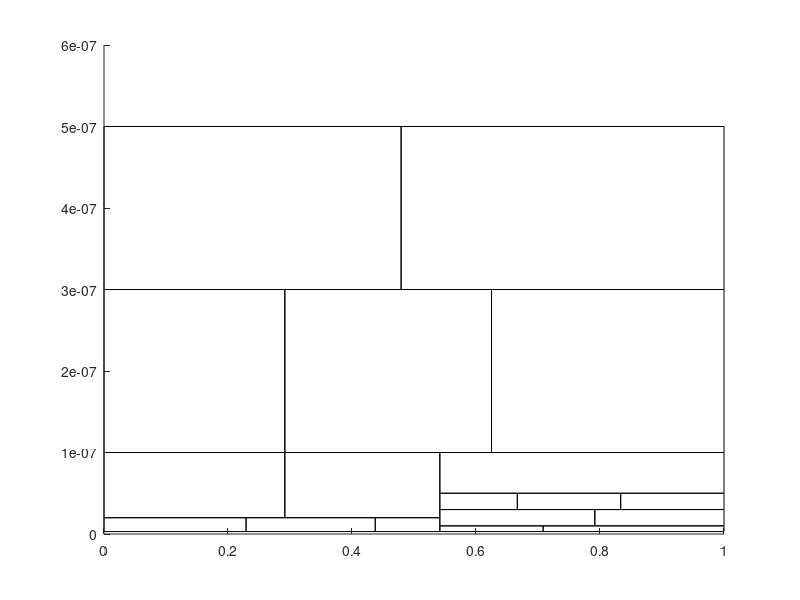

The MATLAB script that drew this image:
function hm_plot_nodes
%
%
%

%% define areas
dpCo{1}=[300 500]*1e-9; %m
tmCo{1}=[0 11.5]; %hours

dpCo{2}=[300 500]*1e-9; %m
tmCo{2}=[11.5 24]; %hours

dpCo{3}=[100 300]*1e-9; %m
tmCo{3}=[0 7]; %hours

dpCo{4}=[100 300]*1e-9; %m
tmCo{4}=[7 15]; %hours

dpCo{5}=[100 300]*1e-9; %m
tmCo{5}=[15 24]; %hours

dpCo{6}=[20 100]*1e-9; %m
tmCo{6}=[0 7]; %hours

dpCo{7}=[20 100]*1e-9; %m
tmCo{7}=[7 13]; %hours

dpCo{8}=[50 100]*1e-9; %m
tmCo{8}=[13 24]; %hours

dpCo{9}=[30 50]*1e-9; %m
tmCo{9}=[13 16]; %hours

dpCo{10}=[30 50]*1e-9; %m
tmCo{10}=[16 20]; %hours

dpCo{11}=[30 50]*1e-9; %m
tmCo{11}=[20 24]; %hours

dpCo{12}=[3 20]*1e-9; %m
tmCo{12}=[0 5.5]; %hours

dpCo{13}=[3 20]*1e-9; %m
tmCo{13}=[5.5 10.5]; %hours

dpCo{14}=[3 20]*1e-9; %m
tmCo{14}=[10.5 13]; %hours

dpCo{15}=[10 30]*1e-9; %m
tmCo{15}=[13 19]; %hours

dpCo{16}=[10 30]*1e-9; %m
tmCo{16}=[19 24]; %hours

dpCo{17}=[3 10]*1e-9; %m
tmCo{17}=[13 17]; %hours

dpCo{18}=[3 10]*1e-9; %m
tmCo{18}=[17 24]; %hours

%% plot areas
xl=xlim;
hold on
dayStart=floor(mean(xl));
for i=1:length(dpCo)
    plot([dayStart+tmCo{i}(1)/24 dayStart+tmCo{i}(2)/24],[dpCo{i}(1) dpCo{i}(1)],'k')
    plot([dayStart+tmCo{i}(1)/24 dayStart+tmCo{i}(2)/24],[dpCo{i}(2) dpCo{i}(2)],'k')
    plot([dayStart+tmCo{i}(1)/24 dayStart+tmCo{i}(1)/24],[dpCo{i}(1) dpCo{i}(2)],'k')
    plot([dayStart+tmCo{i}(2)/24 dayStart+tmCo{i}(2)/24],[dpCo{i}(1) dpCo{i}(2)],'k')
end